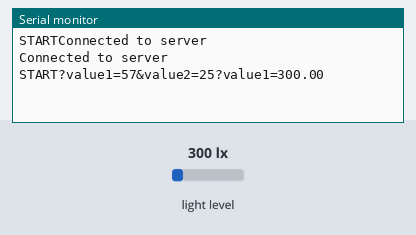
Simulated run of this sketch. Board: Arduino MKR. Parts: the last lines printed to the serial monitor. The inputs (shaded band) are chosen by the test bench; at power-on: light level 300 lx. WiFi joins after 1.5 s; servers stay silent unless stated; web services answer with replies made up by the test bench.

Above: at 2.9 s.
3.0 s: light level set to 486 lx
At 5.6 s:
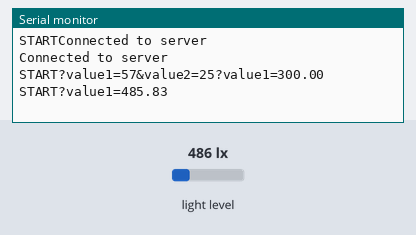
9.2 s: light level set to 514 lx
At 11.5 s:
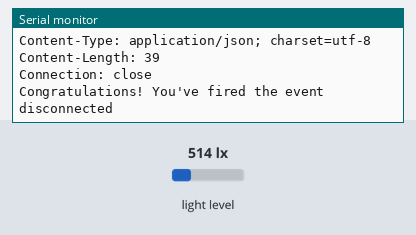

Measured:
- the behaviour switches between 500 and 501 lx on light level (found by bisection; images 1 and 2)
- after the input at 3.0 s, the serial monitor: prints a new line after 1.7 s (image 1)
- after the input at 9.2 s, the serial monitor: prints a new line after 1.5 s (image 2)

The sketch:

Trigger.ino
```cpp
#include <WiFiNINA.h>  // Include the WiFiNINA library for Wi-Fi communication
#include <BH1750.h>    // Include the BH1750 library for the light sensor
#include <Wire.h>      // Include the Wire library for I2C communication

// Define your Wi-Fi network credentials
char ssid[] = "Moto G";   // Your Wi-Fi network name
char pass[] = "12341234";  // Your Wi-Fi network password

WiFiClient client;  // Create a Wi-Fi client object
BH1750 lightMeter;  // Create a BH1750 light sensor object

char HOST_NAME[] = "maker.ifttt.com";  // Define the IFTTT server's hostname
String PATH_NAME = "/trigger/Light/with/key/sjanjdnundUENFONDI";  // Define the request path
String queryString = "?value1=57&value2=25";  // Initialize a query string with values

void setup() {
  // Initialize serial communication for debugging
  Serial.begin(9600);
  Serial.print("START");
  while (!Serial);  // Wait for the serial connection to be established

  // Connect to the Wi-Fi network
  WiFi.begin(ssid, pass);

  Wire.begin();  // Initialize the I2C communication

  while (true) {
    if (client.connect(HOST_NAME, 80)) {
      // If connected to the server, print a message
      Serial.println("Connected to server");
      break;
    } else {
      // If not connected to the server, print a connection failed message
      Serial.println("connection failed");
    }
    delay(500);  // Delay before retrying the connection
  }

  lightMeter.begin();  // Initialize the light sensor
  Serial.println("Connected to server");
}

void loop() {
  Serial.print("START");

  // Read the light level from the sensor
  float lux = lightMeter.readLightLevel();

  queryString += "?value1=";  // Modify the query string
  queryString += lux;         // Add the light level to the query string
  Serial.println(queryString);

  if (lux > 500) {
    // If the light level is above a threshold (500), make an HTTP request

    // Send an HTTP GET request to the IFTTT server
    client.println("GET " + PATH_NAME + queryString + " HTTP/1.1");
    client.println("Host: " + String(HOST_NAME));
    client.println("Connection: close");
    client.println();  // End the HTTP header

    while (client.connected()) {
      if (client.available()) {
        // Read an incoming byte from the server and print it to the serial monitor
        char c = client.read();
        Serial.print(c);
      }
    }

    // The server's disconnected, stop the client
    client.stop();
    Serial.println();
    Serial.println("disconnected");
  }

  queryString = "";  // Reset the query string
  delay(3000);  // Delay before the next loop iteration
}
```
